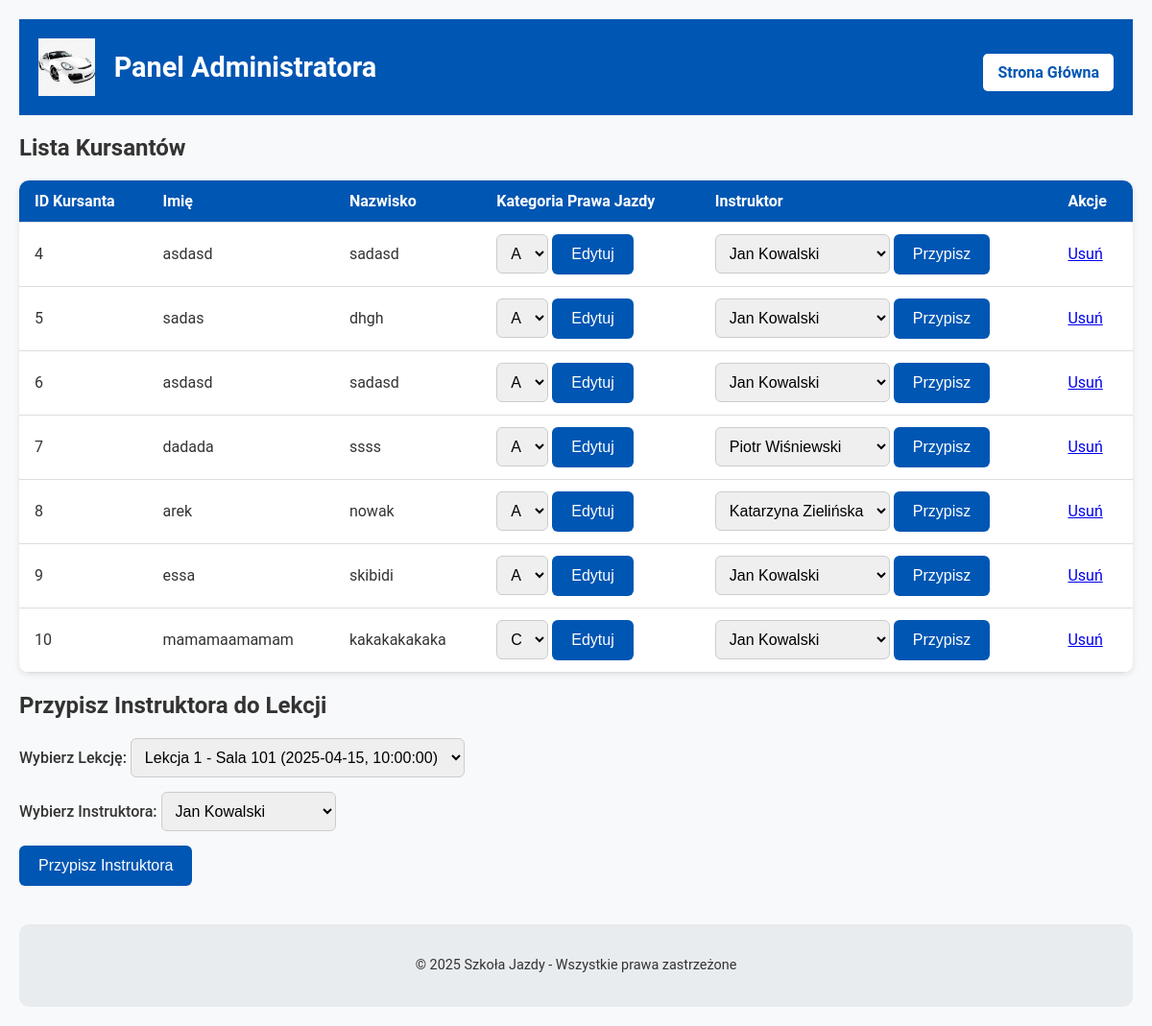
Page /admin_panel.php on the committed database.
### tables this page shows
CREATE TABLE `kursanci` (
  `ID_Kursanta` int(11) NOT NULL,
  `Imie` varchar(50) NOT NULL,
  `Nazwisko` varchar(50) NOT NULL,
  `ID_Instruktora` int(11) DEFAULT NULL,
  `Kategoria` varchar(5) DEFAULT NULL
);

CREATE TABLE `instruktorzy` (
  `ID_Instruktora` int(11) NOT NULL,
  `Imie` varchar(50) NOT NULL,
  `Nazwisko` varchar(50) NOT NULL
);

### admin_panel.php (the view, shortened to what this page needs)
<?php
include 'db_connect.php';
$query = "SELECT * FROM lekcje_teoretyczne";
$stmt = $pdo->query($query);
$kursanciQuery = "SELECT * FROM Kursanci";
$kursanciStmt = $pdo->query($kursanciQuery);
?>
<!DOCTYPE html>
<html lang="pl">
<head>
    <link rel="stylesheet" href="style.css">
</head>
<body>
    <div class="container">
        <header>
            <div class="logo">
                <img src="car_logo.png" alt="Logo Szkoły Jazdy" class="logo-img">
                <h1>Panel Administratora</h1>
            </div>
            <nav>
                <a href="index.php" class="btn">Strona Główna</a>
            </nav>
        </header>
        <main>
            <section class="kursanci-list">
                <h2>Lista Kursantów</h2>
                <table class="table">
                    <thead>
                        <tr>
                            <th>ID Kursanta</th>
                            <th>Imię</th>
                            <th>Nazwisko</th>
                            <th>Kategoria Prawa Jazdy</th>
                            <th>Instruktor</th>
                            <th>Akcje</th>
                        </tr>
                    </thead>
                    <tbody>
                        <?php while ($kursant = $kursanciStmt->fetch(PDO::FETCH_ASSOC)): ?>
                            <tr>
                                <td><?= $kursant['ID_Kursanta'] ?></td>
                                <td><?= $kursant['Imie'] ?></td>
                                <td><?= $kursant['Nazwisko'] ?></td>
                                <td>
                                    <form method="POST" class="inline-form">
                                        <select name="edit_kategoria" required>
                                            <option value="A" <?= $kursant['Kategoria'] == 'A' ? 'selected' : '' ?>>A</option>
                                            <option value="C" <?= $kursant['Kategoria'] == 'C' ? 'selected' : '' ?>>C</option>
                                        </select>
                                        <button type="submit" class="btn">Edytuj</button>
                                    </form>
                                </td>
                                <td>
                                    <form method="POST" class="inline-form">
                                        <select name="instruktor_id_kursant" required>
                                            <?php
                                                $instruktorzyStmt = $pdo->query("SELECT * FROM Instruktorzy");
                                                while ($instr = $instruktorzyStmt->fetch(PDO::FETCH_ASSOC)):
                                            ?>
                                                <option value="<?= $instr['ID_Instruktora'] ?>" <?= $kursant['ID_Instruktora'] == $instr['ID_Instruktora'] ? 'selected' : '' ?>>
                                                    <?= $instr['Imie'] ?> <?= $instr['Nazwisko'] ?>
                                                </option>
                                            <?php endwhile; ?>
                                        </select>
                                        <button type="submit" class="btn">Przypisz</button>
                                    </form>
                                </td>
                                <td>
                                    <a href="?delete_id=<?= $kursant['ID_Kursanta'] ?>" class="btn delete-btn">Usuń</a>
                                </td>
                            </tr>
                        <?php endwhile; ?>
                    </tbody>
                </table>
            </section>
            <section class="assign-instructor">
                <h2>Przypisz Instruktora do Lekcji</h2>
                <form method="POST" class="form-box">
                    <div class="form-group">
                        <label for="lekcja_id">Wybierz Lekcję:</label>
                        <select name="lekcja_id" id="lekcja_id" required>
                            <?php while ($row = $stmt->fetch(PDO::FETCH_ASSOC)): ?>
                                <option value="<?= $row['ID_Lekcji'] ?>">
                                    Lekcja <?= $row['ID_Lekcji'] ?> - <?= $row['Sala'] ?> (<?= $row['Data'] ?>, <?= $row['Godzina'] ?>)
                                </option>
                            <?php endwhile; ?>
                        </select>
                    </div>
                    <div class="form-group">
                        <label for="instruktor_id">Wybierz Instruktora:</label>
                        <select name="instruktor_id" id="instruktor_id" required>
                            <?php
                                $instruktorzyStmt = $pdo->query("SELECT * FROM Instruktorzy");
                                while ($instr = $instruktorzyStmt->fetch(PDO::FETCH_ASSOC)):
                            ?>
                                <option value="<?= $instr['ID_Instruktora'] ?>">
                                    <?= $instr['Imie'] ?> <?= $instr['Nazwisko'] ?>
                                </option>
                            <?php endwhile; ?>
                        </select>
                    </div>
                    <button type="submit" class="btn">Przypisz Instruktora</button>
                </form>
            </section>
        </main>
        <footer>
            <p>&copy; 2025 Szkoła Jazdy - Wszystkie prawa zastrzeżone</p>
        </footer>
    </div>
</body>
</html>

### style.css (style rules this page uses)
body { font-family: 'Roboto', 'Open Sans', sans-serif; margin: 0; padding: 0; background-color: #f8f9fa; color: #333; }
.container { max-width: 1200px; margin: 0 auto; padding: 20px; }
header { background-color: #0056b3; color: white; padding: 20px; display: flex; align-items: center; justify-content: space-between; flex-wrap: wrap; }
.logo { display: flex; align-items: center; }
.logo-img { height: 60px; margin-right: 20px; }
header h1 { font-size: 1.8em; margin: 0; }
nav { display: flex; gap: 15px; margin-top: 10px; }
nav .btn { background-color: #ffffff; color: #0056b3; padding: 10px 15px; text-decoration: none; border-radius: 5px; font-weight: bold; transition: background-color 0.3s ease; }
.form-box { display: flex; flex-direction: column; gap: 15px; }
.form-group label { font-weight: 500; margin-bottom: 5px; }
input[type="text"], input[type="number"], input[type="date"], input[type="time"], select { padding: 10px; border: 1px solid #ccc; border-radius: 6px; font-size: 1em; }
button.btn { background-color: #0056b3; color: white; border: none; padding: 12px 20px; font-size: 1em; border-radius: 6px; cursor: pointer; transition: background-color 0.3s ease; width: fit-content; }
table.table { width: 100%; border-collapse: collapse; margin-top: 20px; background-color: white; border-radius: 10px; overflow: hidden; box-shadow: 0 2px 6px rgba(0, 0, 0, 0.1); }
table.table thead { background-color: #0056b3; color: white; }
table.table th, table.table td { padding: 12px 16px; text-align: left; border-bottom: 1px solid #ddd; }
footer { text-align: center; padding: 20px; background-color: #e9ecef; margin-top: 40px; border-radius: 10px; font-size: 0.9em; }

### rows in the picture
kursanci: ID_Kursanta "4", Imie "asdasd", Nazwisko "sadasd"
kursanci: ID_Kursanta "5", Imie "sadas", Nazwisko "dhgh"
kursanci: ID_Kursanta "6", Imie "asdasd", Nazwisko "sadasd"
kursanci: ID_Kursanta "7", Imie "dadada", Nazwisko "ssss", instruktor_id_kursant "Piotr Wiśniewski"
kursanci: ID_Kursanta "8", Imie "arek", Nazwisko "nowak", instruktor_id_kursant "Katarzyna Zielińska"
kursanci: ID_Kursanta "9", Imie "essa", Nazwisko "skibidi", instruktor_id_kursant "Jan Kowalski"
kursanci: ID_Kursanta "10", Imie "mamamaamamam", Nazwisko "kakakakakaka", edit_kategoria "C"

### other values in the picture
form field instruktor_id_kursant "Jan Kowalski"
form field instruktor_id "Jan Kowalski"
